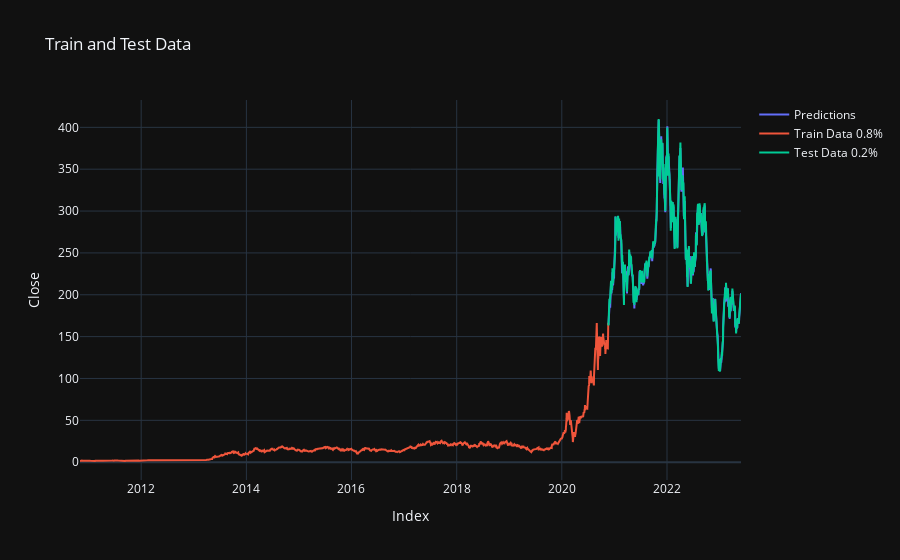

Source (notebook cell):
### Code cell
regressor.plot()

### Figure 1 — Plotly figure (JSON) as saved in the notebook; plotly's stock layout.template omitted (floating-point values rounded to 4 significant figures; data arrays with more than 128 entries replaced by an {"elided": "..."} marker saying what was removed)
{"data": [{"mode": "lines", "name": "Predictions", "type": "scatter", "x": {"elided": "633 str values"}, "y": {"elided": "633 float values"}}, {"mode": "lines", "name": "Train Data 0.8%", "type": "scatter", "x": {"elided": "2531 str values"}, "y": {"elided": "2531 float values"}}, {"mode": "lines", "name": "Test Data 0.2%", "type": "scatter", "x": {"elided": "633 str values"}, "y": {"elided": "633 float values"}}], "layout": {"title": {"text": "Train and Test Data"}, "xaxis": {"title": {"text": "Index"}}, "yaxis": {"title": {"text": "Close"}}}}
